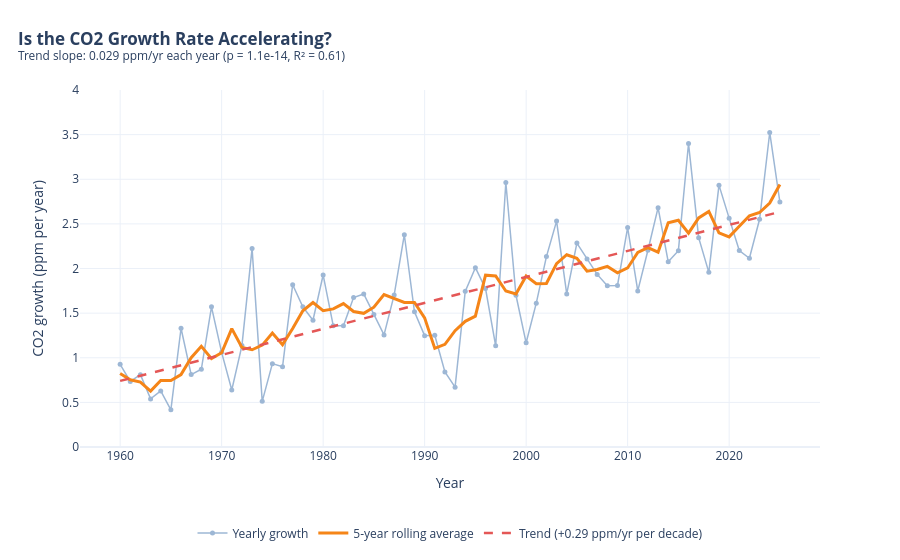

Notebook cell for this chart:
### Markdown cell above
### Is the growth rate of CO2 itself accelerating?

### Code cell
from scipy.stats import linregress

# 1. Statistics
g1 = g1.sort_values("year").reset_index(drop=True).copy()
r = linregress(g1["year"], g1["co2_ppm"])
g1["trend"] = r.intercept + r.slope * g1["year"]
g1["roll5"] = g1["co2_ppm"].rolling(5, center=True, min_periods=3).mean()

# 2. Chart
fig = go.Figure()
fig.add_trace(go.Scatter(
    x=g1["year"], y=g1["co2_ppm"], mode="lines+markers",
    name="Yearly growth", line=dict(color="#9DB7D5", width=1.5),
    marker=dict(size=5),
    hovertemplate="<b>%{x}</b><br>%{y:.2f} ppm/yr<extra></extra>",
))
fig.add_trace(go.Scatter(
    x=g1["year"], y=g1["roll5"], mode="lines", name="5-year rolling average",
    line=dict(color="#F58518", width=3),
))
fig.add_trace(go.Scatter(
    x=g1["year"], y=g1["trend"], mode="lines",
    name=f"Trend (+{r.slope * 10:.2f} ppm/yr per decade)",
    line=dict(color="#E45756", width=2.5, dash="dash"),
))

fig.update_layout(
    template="plotly_white",
    title=dict(
        text="<b>Is the CO2 Growth Rate Accelerating?</b>"
             f"<br><sup>Trend slope: {r.slope:.3f} ppm/yr each year "
             f"(p = {r.pvalue:.1e}, R² = {r.rvalue**2:.2f})</sup>",
        x=0.02),
    xaxis_title="Year", yaxis_title="CO2 growth (ppm per year)",
    yaxis=dict(range=[0, 4]),
    legend=dict(orientation="h", yanchor="top", y=-0.2, xanchor="center", x=0.5),
    margin=dict(t=90, b=100),
    hovermode="x unified",
)
fig.show()

# 3. Decade averages (less noisy than single years)
dec = g1.groupby(g1["year"] // 10 * 10)["co2_ppm"].mean().round(2)
print("Average growth per decade (ppm/yr):")
print(dec.to_string())
print(f"\nSlope: {r.slope:.4f} ppm/yr per year")
print(f"Growth rate change over the period: {r.slope * (g1['year'].max() - g1['year'].min()):.2f} ppm/yr")

### Figure 1 — Plotly figure (JSON) as saved in the notebook; plotly's stock layout.template omitted (floating-point values rounded to 4 significant figures)
{"data": [{"hovertemplate": "<b>%{x}</b><br>%{y:.2f} ppm/yr<extra></extra>", "line": {"color": "#9DB7D5", "width": 1.5}, "marker": {"size": 5}, "mode": "lines+markers", "name": "Yearly growth", "type": "scatter", "x": [1960, 1961, 1962, 1963, 1964, 1965, 1966, 1967, 1968, 1969, 1970, 1971, 1972, 1973, 1974, 1975, 1976, 1977, 1978, 1979, 1980, 1981, 1982, 1983, 1984, 1985, 1986, 1987, 1988, 1989, 1990, 1991, 1992, 1993, 1994, 1995, 1996, 1997, 1998, 1999, 2000, 2001, 2002, 2003, 2004, 2005, 2006, 2007, 2008, 2009, 2010, 2011, 2012, 2013, 2014, 2015, 2016, 2017, 2018, 2019, 2020, 2021, 2022, 2023, 2024, 2025], "y": [0.9267, 0.735, 0.81, 0.5392, 0.6275, 0.4167, 1.331, 0.8117, 0.8708, 1.571, 1.061, 0.6383, 1.137, 2.225, 0.5117, 0.9342, 0.8983, 1.818, 1.571, 1.42, 1.928, 1.358, 1.358, 1.674, 1.714, 1.485, 1.256, 1.704, 2.378, 1.515, 1.248, 1.252, 0.8408, 0.67, 1.744, 2.009, 1.775, 1.133, 2.963, 1.7, 1.168, 1.612, 2.133, 2.531, 1.715, 2.285, 2.108, 1.934, 1.807, 1.81, 2.459, 1.749, 2.205, 2.682, 2.075, 2.2, 3.4, 2.346, 1.957, 2.934, 2.564, 2.201, 2.114, 2.552, 3.524, 2.745]}, {"line": {"color": "#F58518", "width": 3}, "mode": "lines", "name": "5-year rolling average", "type": "scatter", "x": [1960, 1961, 1962, 1963, 1964, 1965, 1966, 1967, 1968, 1969, 1970, 1971, 1972, 1973, 1974, 1975, 1976, 1977, 1978, 1979, 1980, 1981, 1982, 1983, 1984, 1985, 1986, 1987, 1988, 1989, 1990, 1991, 1992, 1993, 1994, 1995, 1996, 1997, 1998, 1999, 2000, 2001, 2002, 2003, 2004, 2005, 2006, 2007, 2008, 2009, 2010, 2011, 2012, 2013, 2014, 2015, 2016, 2017, 2018, 2019, 2020, 2021, 2022, 2023, 2024, 2025], "y": [0.8239, 0.7527, 0.7277, 0.6257, 0.7448, 0.7452, 0.8115, 1.0, 1.129, 0.9905, 1.055, 1.326, 1.114, 1.089, 1.141, 1.278, 1.147, 1.328, 1.527, 1.619, 1.527, 1.547, 1.606, 1.518, 1.498, 1.567, 1.708, 1.668, 1.62, 1.619, 1.447, 1.105, 1.151, 1.303, 1.408, 1.466, 1.925, 1.916, 1.748, 1.715, 1.915, 1.829, 1.832, 2.055, 2.154, 2.114, 1.97, 1.989, 2.024, 1.952, 2.006, 2.181, 2.234, 2.182, 2.512, 2.541, 2.395, 2.567, 2.64, 2.4, 2.354, 2.473, 2.591, 2.627, 2.734, 2.94]}, {"line": {"color": "#E45756", "dash": "dash", "width": 2.5}, "mode": "lines", "name": "Trend (+0.29 ppm/yr per decade)", "type": "scatter", "x": [1960, 1961, 1962, 1963, 1964, 1965, 1966, 1967, 1968, 1969, 1970, 1971, 1972, 1973, 1974, 1975, 1976, 1977, 1978, 1979, 1980, 1981, 1982, 1983, 1984, 1985, 1986, 1987, 1988, 1989, 1990, 1991, 1992, 1993, 1994, 1995, 1996, 1997, 1998, 1999, 2000, 2001, 2002, 2003, 2004, 2005, 2006, 2007, 2008, 2009, 2010, 2011, 2012, 2013, 2014, 2015, 2016, 2017, 2018, 2019, 2020, 2021, 2022, 2023, 2024, 2025], "y": [0.7407, 0.7698, 0.7989, 0.8281, 0.8572, 0.8863, 0.9154, 0.9446, 0.9737, 1.003, 1.032, 1.061, 1.09, 1.119, 1.148, 1.178, 1.207, 1.236, 1.265, 1.294, 1.323, 1.352, 1.382, 1.411, 1.44, 1.469, 1.498, 1.527, 1.556, 1.585, 1.615, 1.644, 1.673, 1.702, 1.731, 1.76, 1.789, 1.818, 1.848, 1.877, 1.906, 1.935, 1.964, 1.993, 2.022, 2.052, 2.081, 2.11, 2.139, 2.168, 2.197, 2.226, 2.255, 2.285, 2.314, 2.343, 2.372, 2.401, 2.43, 2.459, 2.488, 2.518, 2.547, 2.576, 2.605, 2.634]}], "layout": {"hovermode": "x unified", "legend": {"orientation": "h", "x": 0.5, "xanchor": "center", "y": -0.2, "yanchor": "top"}, "margin": {"b": 100, "t": 90}, "title": {"text": "<b>Is the CO2 Growth Rate Accelerating?</b><br><sup>Trend slope: 0.029 ppm/yr each year (p = 1.1e-14, R² = 0.61)</sup>", "x": 0.02}, "xaxis": {"title": {"text": "Year"}}, "yaxis": {"range": [0, 4], "title": {"text": "CO2 growth (ppm per year)"}}}}
